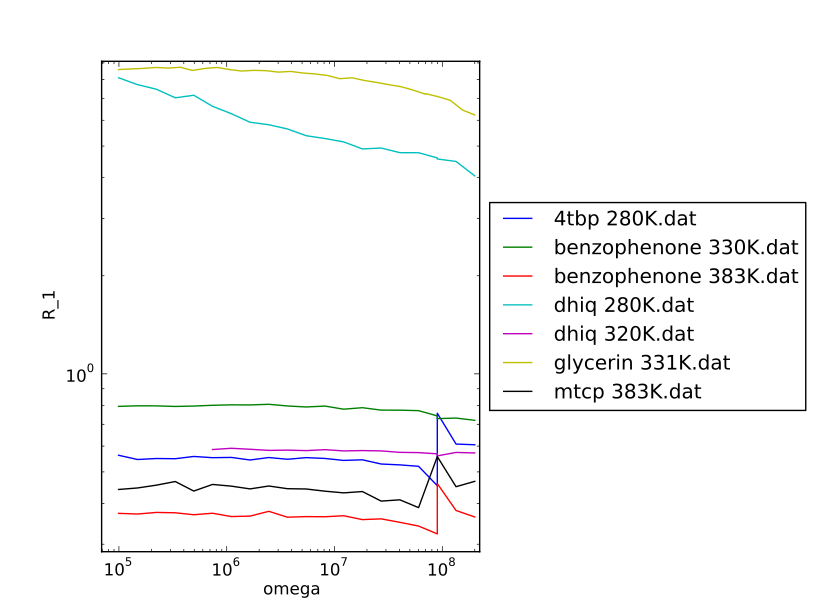

This chart was generated by the following Python code:
#!/usr/bin/python
import glob
import numpy as np
import matplotlib.pyplot as plt
from scipy import optimize
from matplotlib.widgets import Slider, Button, RadioButtons
beta=0.9
omega=np.logspace(5.0,8.5,20,10)
tau_c=1
K_DD=1.0
delta_sigma_CSA=0.226
def K_CSA(omega):
	a=1.0#2.0/18*(omega * delta_sigma_CSA)**2
	return a
def J(omega,tau_c):
	a=tau_c * 1.0/(1.0+(omega * tau_c)**2)**beta
	return a
def R_1(omega,tau_c):
	a=1/(K_DD * J(omega,tau_c) + K_CSA(omega) * J(omega,tau_c))
	return a
fig = plt.figure()
ax = plt.subplot(111)
box=ax.get_position()
ax.set_position([box.x0,box.y0,box.width*0.6,box.height])
alle=[]
temp=glob.glob('*.dat')
temp.sort()
brlxs=[]
chis=[]
r1=[]
for i, val in enumerate(temp):
	x, y1, y2 = np.loadtxt(temp[i], unpack=True, usecols=[0,1,2])
	brlx = list(x)
	t1 = list(y1)
	r1 = list(y2)
	cbrlx=[]
	wurzelcbrlx=[]
	ct1=[]
	cr1=[]
	chi=[]
	#aussortieren von messpunkten mit gemessenem t1 kleiner als switching time, daher neue listen (damit die laenge passt)
	for ii, val in enumerate(brlx):
		if t1[ii]>0.002:
			cbrlx.append(brlx[ii])
			ct1.append(t1[ii])
			cr1.append(r1[ii])
			chi.append(0)
	for ii, val in enumerate(cbrlx):
		cbrlx[ii]=10e6*cbrlx[ii]
		chi[ii]=10e6*cbrlx[ii]/ct1[ii]	
		wurzelcbrlx.append(cbrlx[ii]**0.5)
	brlxs.append(cbrlx)
	chis.append(chi)
	ax=plt.plot(cbrlx, cr1,label=temp[i])
	#wir wollen sehen ob sich die daten mit einer gerade fitten lassen
#fitfunc = lambda p, x: p[0]*x+p[1]
#	errfunc = lambda p, x, y: fitfunc(p,x)-y
#	p0=[-1.0,1.0]
#	p1, success =optimize.leastsq(errfunc,p0[:], args=[wurzelcbrlx,cr1])
#l1, = ax.plot(omega, R_1(omega,tau_c),'r--')
plt.legend(loc='center left', bbox_to_anchor = (1,0.5))
#plt.legend()
plt.yscale('log')
plt.xscale('log')
plt.xlabel('omega')
plt.ylabel('R_1')
plt.show()

#axcolor = 'lightgoldenrodyellow'
#axtau_c=plt.axes([0.25,0.1,0.65,0.03],axisbg=axcolor)
#stau_c=Slider(axtau_c,'log (tau_c)',-3,6,valinit=np.log10(tau_c))
#
#def update(val):
#	l1.set_ydata(R_1(omega,10.0**stau_c.val))
#	plt.draw()
#stau_c.on_changed(update)
#resetax =plt.axes([0.8,0.025,0.1,0.04])
#button = Button(resetax,'reset',color=axcolor,hovercolor='0.975')
#
#def reset(event):
#	stau_c.reset()
#button.on_clicked(reset)
#plt.show()
#vor dem plt.show kann man noch diese 5 zeilen pasten
#rax = plt.axes([0.025,0.5,0.15,0.15],axisbg=axcolor)
#def colorfunc(label):
#	l.set_color(label)
#	plt.draw()
#radio.on_clicked(colorfunc)


#for i,val in enumerate(temp):
#	f = open(temp[i],'r')
#	lines=f.readlines()
#	alle.append[lines],
